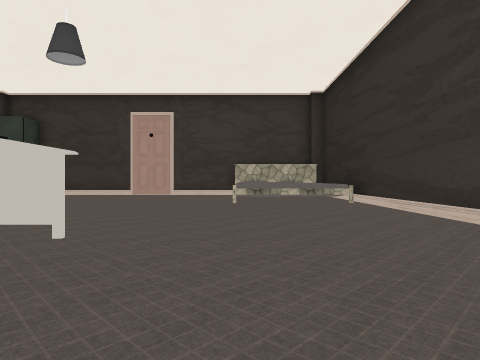
View 1 (above)

12 first-person views from a walk through a Unity game level. The camera is 1.3 m above the floor, looks level and sees 75° across. The floor is counted in squares, 2 m on a side. Each view is taken from the middle of a square. On the plan, view 1 faces up. The plan holds only what a view shows up to about 10 squares ahead; the rest is blank. Some surface patterns are stand-ins.

View 2
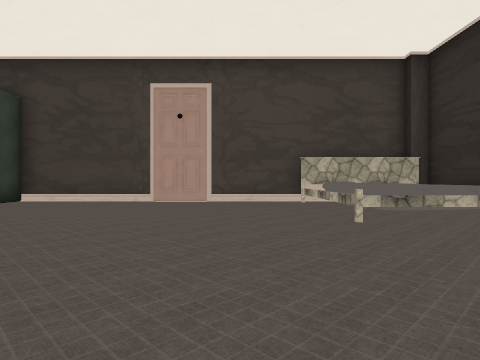

View 3
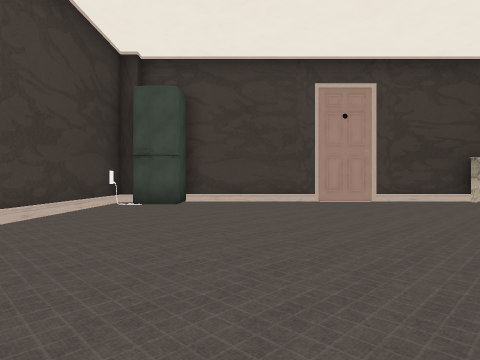

View 4
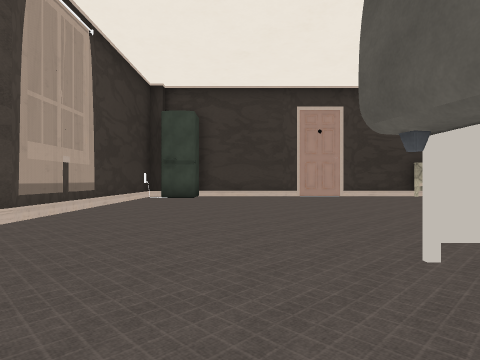

View 5
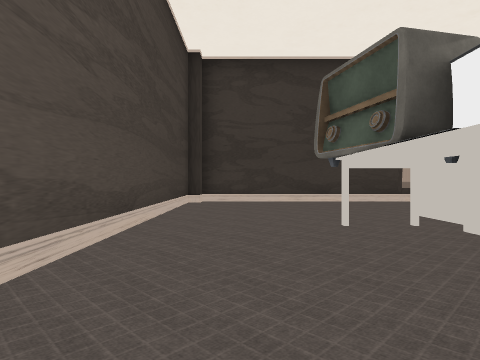

View 6
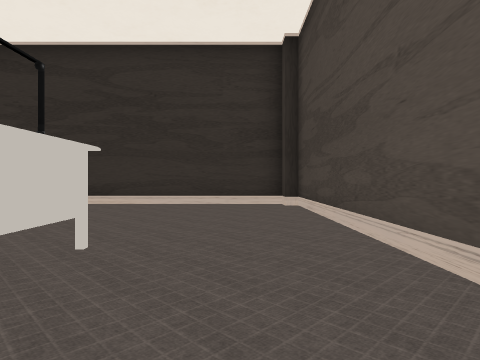

View 7
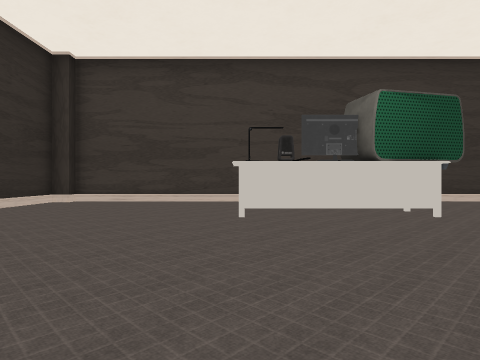

View 8
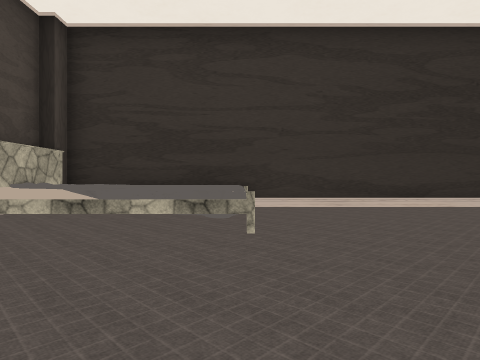

View 9
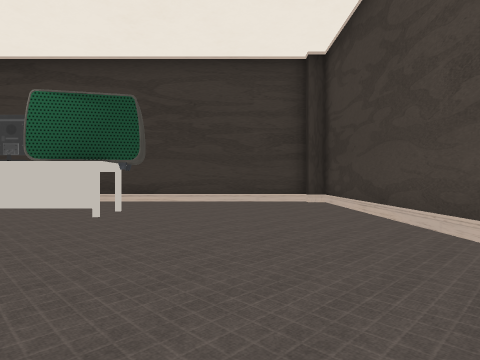

View 10
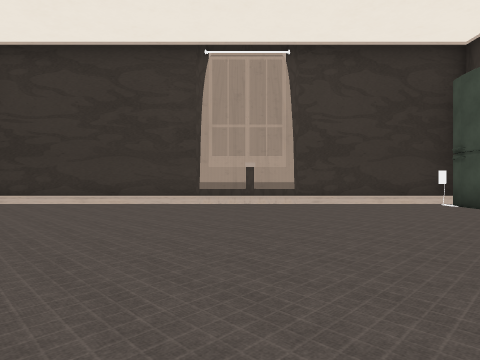

View 11
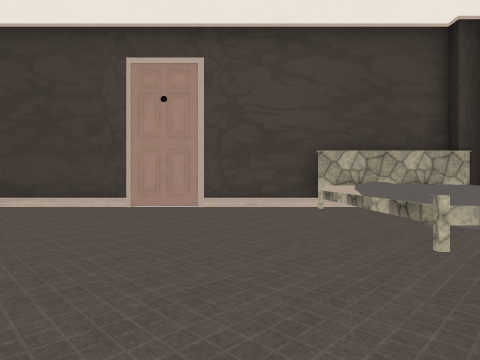

View 12
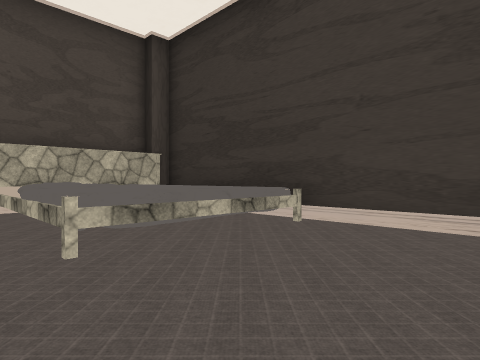

### Floor plan
Key: @ floor where view 1 was taken; # wall or solid block; . floor; ^ raised ledge; F fridge; R radio; O other object.
Columns run from 11 left of view 1 to 4 right of it. Each row starts with its distance up from view 1.
 14   F#########
 13 ##O........^^^^#
 12 #..........^^^^#
 11 #..........^^^^#
 10 #..........^^^^#
  9 #..........^^^^#
  8 #..............#
  7 #..............#
  6 #..............#
  5 #..............#
  4 #..............#
  3 #.....RROO.....#
  2 #..............#
  1 #..............#
  0 ##.........@..##
 -1  ##############

Positions as (right, up) in squares from view 1, and headings:
1: (0, 0), facing up
2: (-2, 4), facing up
3: (-7, 4), facing up
4: (-7, 1), facing up
5: (-1, 1), facing left
6: (-5, 1), facing right
7: (-2, 9), facing down
8: (-4, 9), facing right
9: (-8, 9), facing down
10: (-2, 7), facing left
11: (-2, 6), facing up
12: (-1, 6), facing up-right
